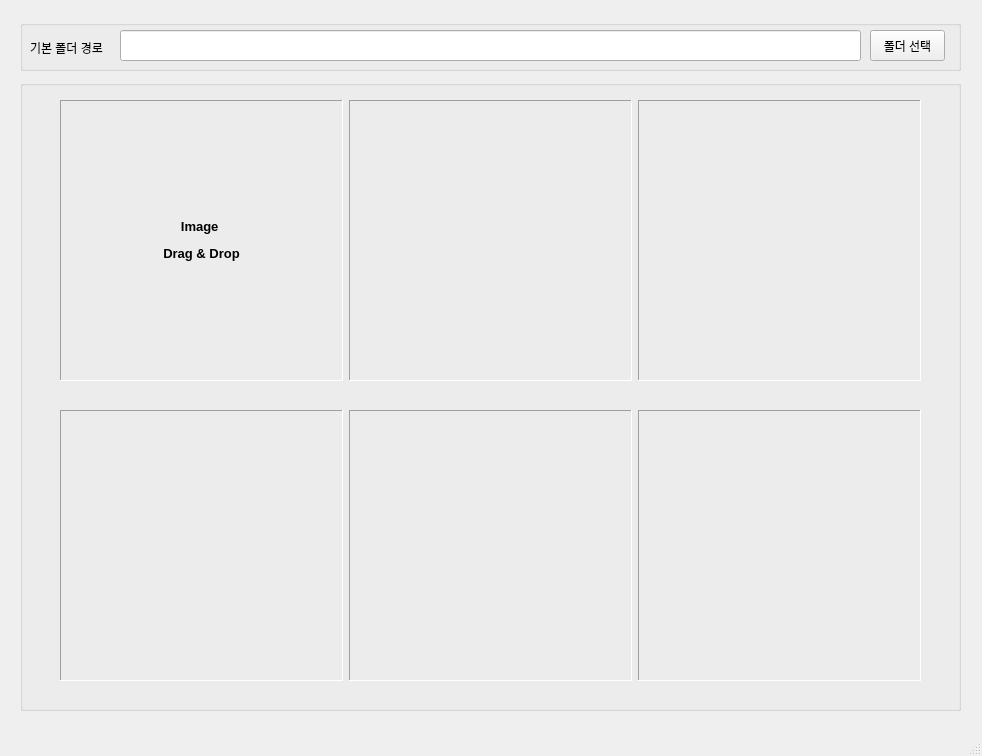
<?xml version="1.0" encoding="UTF-8"?>
<ui version="4.0">
 <class>MainWindow</class>
 <widget class="QMainWindow" name="MainWindow">
  <property name="geometry">
   <rect>
    <x>0</x>
    <y>0</y>
    <width>982</width>
    <height>756</height>
   </rect>
  </property>
  <property name="windowTitle">
   <string>MainWindow</string>
  </property>
  <widget class="QWidget" name="centralwidget">
   <widget class="QGroupBox" name="groupBox">
    <property name="geometry">
     <rect>
      <x>20</x>
      <y>20</y>
      <width>941</width>
      <height>51</height>
     </rect>
    </property>
    <property name="title">
     <string/>
    </property>
    <widget class="QPushButton" name="pushButton">
     <property name="geometry">
      <rect>
       <x>850</x>
       <y>10</y>
       <width>75</width>
       <height>31</height>
      </rect>
     </property>
     <property name="text">
      <string>폴더 선택</string>
     </property>
    </widget>
    <widget class="QLineEdit" name="lineEdit">
     <property name="geometry">
      <rect>
       <x>100</x>
       <y>10</y>
       <width>741</width>
       <height>31</height>
      </rect>
     </property>
    </widget>
    <widget class="QLabel" name="label">
     <property name="geometry">
      <rect>
       <x>10</x>
       <y>20</y>
       <width>91</width>
       <height>16</height>
      </rect>
     </property>
     <property name="text">
      <string>기본 폴더 경로</string>
     </property>
    </widget>
   </widget>
   <widget class="QGroupBox" name="groupBox_2">
    <property name="geometry">
     <rect>
      <x>20</x>
      <y>80</y>
      <width>941</width>
      <height>631</height>
     </rect>
    </property>
    <property name="title">
     <string/>
    </property>
    <widget class="QWidget" name="layoutWidget">
     <property name="geometry">
      <rect>
       <x>40</x>
       <y>20</y>
       <width>861</width>
       <height>301</height>
      </rect>
     </property>
     <layout class="QGridLayout" name="gridLayout">
      <item row="5" column="1">
       <widget class="QLabel" name="SubTitle">
        <property name="sizePolicy">
         <sizepolicy hsizetype="Preferred" vsizetype="Maximum">
          <horstretch>0</horstretch>
          <verstretch>0</verstretch>
         </sizepolicy>
        </property>
        <property name="styleSheet">
         <string notr="true"/>
        </property>
        <property name="text">
         <string/>
        </property>
        <property name="alignment">
         <set>Qt::AlignCenter</set>
        </property>
       </widget>
      </item>
      <item row="0" column="1" rowspan="3">
       <widget class="QLabel" name="SubView">
        <property name="sizePolicy">
         <sizepolicy hsizetype="Preferred" vsizetype="Preferred">
          <horstretch>0</horstretch>
          <verstretch>0</verstretch>
         </sizepolicy>
        </property>
        <property name="styleSheet">
         <string notr="true"/>
        </property>
        <property name="frameShape">
         <enum>QFrame::Panel</enum>
        </property>
        <property name="frameShadow">
         <enum>QFrame::Sunken</enum>
        </property>
        <property name="text">
         <string/>
        </property>
        <property name="alignment">
         <set>Qt::AlignCenter</set>
        </property>
       </widget>
      </item>
      <item row="5" column="2">
       <widget class="QLabel" name="SubTitle2">
        <property name="styleSheet">
         <string notr="true"/>
        </property>
        <property name="frameShape">
         <enum>QFrame::NoFrame</enum>
        </property>
        <property name="frameShadow">
         <enum>QFrame::Raised</enum>
        </property>
        <property name="text">
         <string/>
        </property>
       </widget>
      </item>
      <item row="0" column="0" rowspan="3">
       <widget class="QLabel" name="MainView">
        <property name="acceptDrops">
         <bool>true</bool>
        </property>
        <property name="styleSheet">
         <string notr="true"/>
        </property>
        <property name="frameShape">
         <enum>QFrame::Panel</enum>
        </property>
        <property name="frameShadow">
         <enum>QFrame::Sunken</enum>
        </property>
        <property name="lineWidth">
         <number>1</number>
        </property>
        <property name="text">
         <string>&lt;html&gt;&lt;head/&gt;&lt;body&gt;&lt;p&gt;&lt;span style=&quot; font-size:10pt; font-weight:600;&quot;&gt;Image &lt;/span&gt;&lt;/p&gt;&lt;p&gt;&lt;span style=&quot; font-size:10pt; font-weight:600;&quot;&gt;Drag &amp;amp; Drop&lt;/span&gt;&lt;/p&gt;&lt;/body&gt;&lt;/html&gt;</string>
        </property>
        <property name="textFormat">
         <enum>Qt::AutoText</enum>
        </property>
        <property name="alignment">
         <set>Qt::AlignCenter</set>
        </property>
       </widget>
      </item>
      <item row="5" column="0">
       <widget class="QLabel" name="MainTitle">
        <property name="enabled">
         <bool>false</bool>
        </property>
        <property name="sizePolicy">
         <sizepolicy hsizetype="Preferred" vsizetype="Maximum">
          <horstretch>0</horstretch>
          <verstretch>0</verstretch>
         </sizepolicy>
        </property>
        <property name="maximumSize">
         <size>
          <width>16777215</width>
          <height>14</height>
         </size>
        </property>
        <property name="font">
         <font>
          <family>Adobe Devanagari</family>
          <pointsize>9</pointsize>
         </font>
        </property>
        <property name="styleSheet">
         <string notr="true"/>
        </property>
        <property name="text">
         <string/>
        </property>
        <property name="scaledContents">
         <bool>false</bool>
        </property>
        <property name="alignment">
         <set>Qt::AlignCenter</set>
        </property>
       </widget>
      </item>
      <item row="0" column="2" rowspan="3">
       <widget class="QLabel" name="SubView2">
        <property name="styleSheet">
         <string notr="true"/>
        </property>
        <property name="frameShape">
         <enum>QFrame::Panel</enum>
        </property>
        <property name="frameShadow">
         <enum>QFrame::Sunken</enum>
        </property>
        <property name="text">
         <string/>
        </property>
        <property name="alignment">
         <set>Qt::AlignCenter</set>
        </property>
       </widget>
      </item>
     </layout>
    </widget>
    <widget class="QWidget" name="layoutWidget_2">
     <property name="geometry">
      <rect>
       <x>40</x>
       <y>330</y>
       <width>861</width>
       <height>291</height>
      </rect>
     </property>
     <layout class="QGridLayout" name="gridLayout_2">
      <item row="0" column="2">
       <widget class="QLabel" name="SubView5">
        <property name="styleSheet">
         <string notr="true"/>
        </property>
        <property name="frameShape">
         <enum>QFrame::Panel</enum>
        </property>
        <property name="frameShadow">
         <enum>QFrame::Sunken</enum>
        </property>
        <property name="text">
         <string/>
        </property>
        <property name="alignment">
         <set>Qt::AlignCenter</set>
        </property>
       </widget>
      </item>
      <item row="1" column="1">
       <widget class="QLabel" name="SubTitle4">
        <property name="sizePolicy">
         <sizepolicy hsizetype="Preferred" vsizetype="Maximum">
          <horstretch>0</horstretch>
          <verstretch>0</verstretch>
         </sizepolicy>
        </property>
        <property name="styleSheet">
         <string notr="true"/>
        </property>
        <property name="text">
         <string/>
        </property>
        <property name="alignment">
         <set>Qt::AlignCenter</set>
        </property>
       </widget>
      </item>
      <item row="0" column="1">
       <widget class="QLabel" name="SubView4">
        <property name="styleSheet">
         <string notr="true"/>
        </property>
        <property name="frameShape">
         <enum>QFrame::Panel</enum>
        </property>
        <property name="frameShadow">
         <enum>QFrame::Sunken</enum>
        </property>
        <property name="text">
         <string/>
        </property>
        <property name="alignment">
         <set>Qt::AlignCenter</set>
        </property>
       </widget>
      </item>
      <item row="1" column="0">
       <widget class="QLabel" name="SubTitle3">
        <property name="sizePolicy">
         <sizepolicy hsizetype="Preferred" vsizetype="Maximum">
          <horstretch>0</horstretch>
          <verstretch>0</verstretch>
         </sizepolicy>
        </property>
        <property name="styleSheet">
         <string notr="true"/>
        </property>
        <property name="text">
         <string/>
        </property>
        <property name="alignment">
         <set>Qt::AlignCenter</set>
        </property>
       </widget>
      </item>
      <item row="0" column="0">
       <widget class="QLabel" name="SubView3">
        <property name="styleSheet">
         <string notr="true"/>
        </property>
        <property name="frameShape">
         <enum>QFrame::Panel</enum>
        </property>
        <property name="frameShadow">
         <enum>QFrame::Sunken</enum>
        </property>
        <property name="text">
         <string/>
        </property>
        <property name="alignment">
         <set>Qt::AlignCenter</set>
        </property>
       </widget>
      </item>
      <item row="1" column="2">
       <widget class="QLabel" name="SubTitle5">
        <property name="sizePolicy">
         <sizepolicy hsizetype="Preferred" vsizetype="Maximum">
          <horstretch>0</horstretch>
          <verstretch>0</verstretch>
         </sizepolicy>
        </property>
        <property name="styleSheet">
         <string notr="true"/>
        </property>
        <property name="text">
         <string/>
        </property>
        <property name="alignment">
         <set>Qt::AlignCenter</set>
        </property>
       </widget>
      </item>
     </layout>
    </widget>
   </widget>
  </widget>
  <widget class="QMenuBar" name="menubar">
   <property name="geometry">
    <rect>
     <x>0</x>
     <y>0</y>
     <width>982</width>
     <height>21</height>
    </rect>
   </property>
  </widget>
  <widget class="QStatusBar" name="statusbar"/>
 </widget>
 <resources/>
 <connections/>
</ui>
